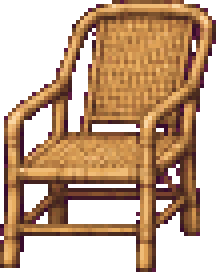
#> input picture assets/props/bamboochair_close.png, 54 x 68 px (shown 4 times larger); its folder holds only this picture in this run
$ python slice_props2.py ../assets/props/bamboochair_close.png ../assets/props/bar_new_f_close.png
#> lines starting #> are read from the running program, lines starting #| are printed output that depends on the picture
# 按轮廓切道具，并按真实尺寸缩放（米），生成 _close(72px/米) 和 _hall(28px/米) 两个版本
import sys, json
import numpy as np
from PIL import Image
from scipy import ndimage as ndi
src, out = sys.argv[1], sys.argv[2]
im=np.array(Image.open(src).convert('RGB')).astype(int); R,G,B=im[...,0],im[...,1],im[...,2]
#> after `im = np.array(Image.open(src).convert('RGB')).astype(int)`:
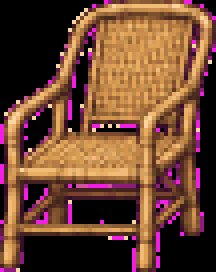
#> im: shape (68, 54, 3) int64 (shown 4 times larger); mean R, G, B 109.4, 69.7, 50.5
#> after `R, G, B = (im[..., 0], im[..., 1], im[..., 2])`:
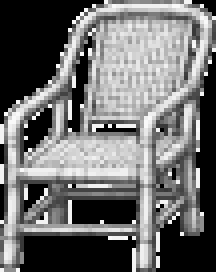
#> R: shape (68, 54) int64 (shown 4 times larger); min 0, max 249, mean 109.4
#> after `R, G, B = (im[..., 0], im[..., 1], im[..., 2])`:
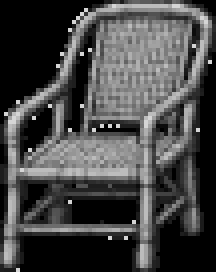
#> G: shape (68, 54) int64 (shown 4 times larger); min 0, max 213, mean 69.7
#> after `R, G, B = (im[..., 0], im[..., 1], im[..., 2])`:
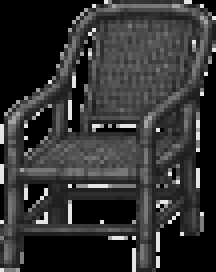
#> B: shape (68, 54) int64 (shown 4 times larger); min 0, max 229, mean 50.5
mag=(R>200)&(B>200)&(G<90)
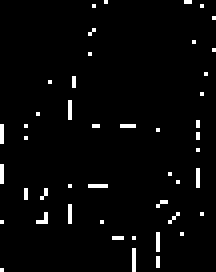
#> mag: shape (68, 54) bool (shown 4 times larger); 2.9% white in thin lines or dots
fg=ndi.binary_opening(~mag,iterations=1)
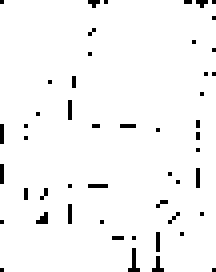
#> fg: shape (68, 54) bool (shown 4 times larger); 96.7% white; black in thin lines or dots
lab,n=ndi.label(ndi.binary_dilation(fg,iterations=9))
#> lab: shape (68, 54) int32; every value is 1
#> n = 1
objs=ndi.find_objects(lab)
#> objs = 1 item
c=[(sl,i+1) for i,sl in enumerate(objs) if ((lab[sl]==i+1)&fg[sl]).sum()>1500]
#> c = 1 item
H=im.shape[0]
#> H = 68
row=lambda sl:0 if (sl[0].start+sl[0].stop)/2<H*0.33 else 1 if (sl[0].start+sl[0].stop)/2<H*0.66 else 2
c.sort(key=lambda t:(row(t[0]),t[0][1].start))
# 名字, 按什么定尺寸('w'宽/'h'高), 米
spec=[('teatable','w',1.4),('bamboochair','h',0.95),('woodstool','h',0.45),('redstool','h',0.46),('water','h',1.45),('gearrack','w',2.2),('door_open','h',2.3),('door_closed','h',2.3),('bench2','w',2.6)]
#> (the run stopped early here; a loop or call above may not have finished)
